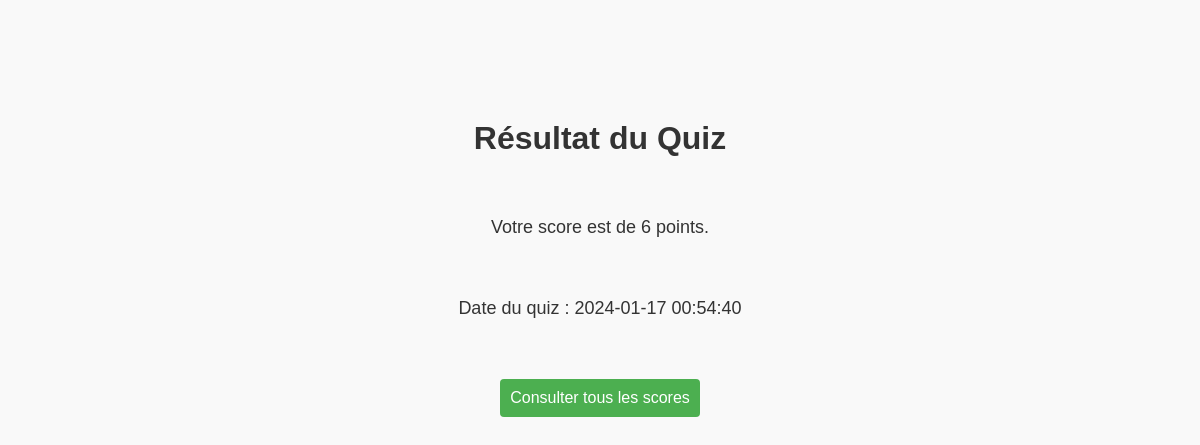
Page /resultat_quiz.php on the earlier database version.
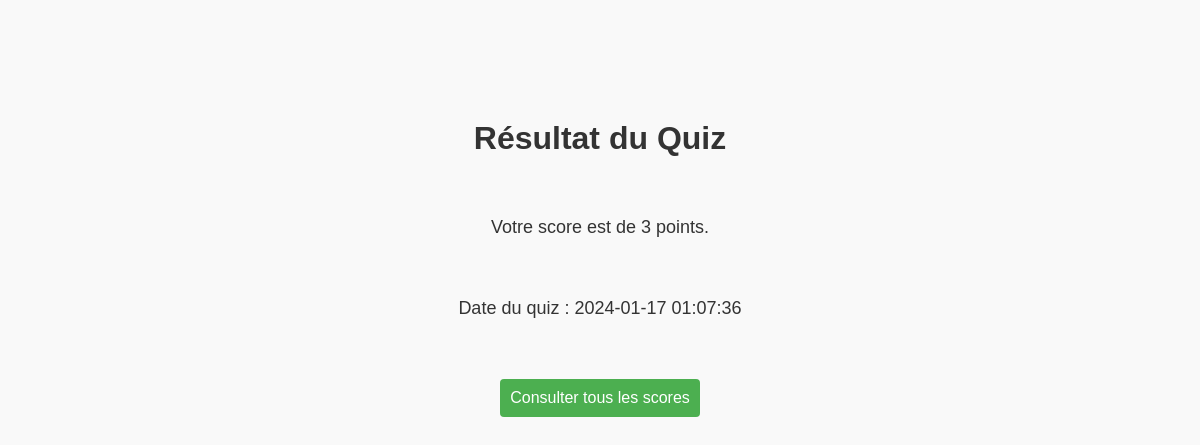
Same page on the later database version.
### tables this page shows
CREATE TABLE scores (
        id INTEGER PRIMARY KEY,
        participant_id INTEGER,
        score INTEGER,
        time INTEGER,
        FOREIGN KEY (participant_id) REFERENCES participants(idP));

### resultat_quiz.php (the view, shortened to what this page needs)
<!DOCTYPE html>
<html lang="fr">
<head>
    <link rel="stylesheet" type="text/css" href="css/resultat.css">
</head>
<body>
    <h1>Résultat du Quiz</h1>
    <?php
    try {
        $file_db = new PDO('sqlite:contacts.sqlite3');
        $file_db->setAttribute(PDO::ATTR_ERRMODE, PDO::ERRMODE_WARNING);
        $result = $file_db->query("SELECT * FROM scores ORDER BY id DESC LIMIT 1")->fetch(PDO::FETCH_ASSOC);
        if ($result) {
            echo '<p>Votre score est de ' . $result['score'] . ' points.</p>';
            echo '<p>Date du quiz : ' . date('Y-m-d H:i:s', $result['time']) . '</p>';
            echo '<a href="consulter_scores.php"><button>Consulter tous les scores</button></a>';
        } else {
            echo '<p>Aucun score disponible.</p>';
        }
    } catch (PDOException $ex) {
        echo $ex->getMessage();
    }
    ?>
</body>
</html>

Differences in the rows shown:
changed scores: score "6" → "3"; time "2024-01-17 00:54:40" → "2024-01-17 01:07:36"
